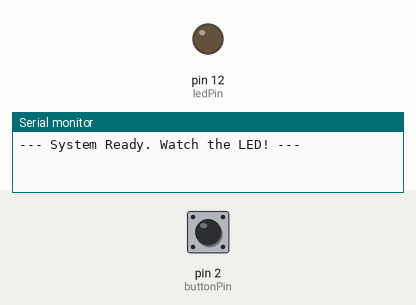
The sketch below on a simulated Arduino Uno, built with avr-gcc and run on an emulated ATmega328P. Shown: output pins drawn as LEDs (lit = HIGH), the last lines printed to the serial monitor. Dashed ring = blinking. The test bench sets the inputs (shaded band); at power-on: pin 2 (buttonPin) HIGH. Random numbers use the default seed unless the sketch sets one.

Above: at 1.2 s.
1.3 s: pin 2 (buttonPin) pulled LOW for 0.15 s
At 1.55 s:
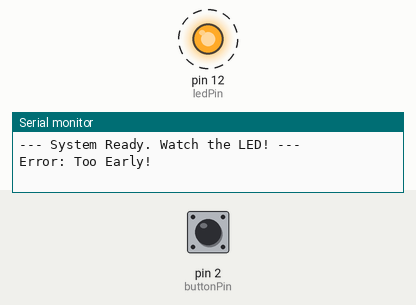
4.3 s: pin 2 (buttonPin) pulled LOW for 1 s
At 12.3 s:
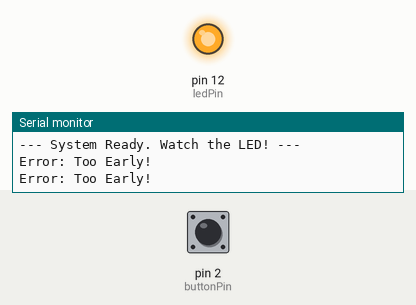
Timing chart, 0 to 13.3 s (numbered marks = the images above; inputs shaded):
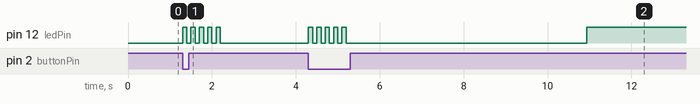

The sketch:

reaction.ino
```cpp
/* Arduino Reaction Timer for Statistics Class
   Connect Button to Pin 2 and GND.
*/

const int buttonPin = 2;
const int ledPin = 12;
int clicks = 0; // use to count clicks per cycle
void setup() {
  Serial.begin(9600);
  pinMode(ledPin, OUTPUT);
  // Internal pullup means 1 = Not Pressed, 0 = Pressed
  pinMode(buttonPin, INPUT_PULLUP);

  randomSeed(analogRead(0)); // Seed randomizer with noise
  Serial.println("--- System Ready. Watch the LED! ---");
}
void loop() {
  // 1. Wait Phase (Replaces delay with a monitor)
  digitalWrite(ledPin, LOW);

  // Pick a random wait time (e.g., 3000 to 7000 ms)
  long randomWait = random(3000, 7000);
  long startWait = millis();

  bool falseStart = false;

  // LOOP: Keep checking time until the randomWait is over
  while(millis() - startWait < randomWait) {
    // If they press the button NOW, it's a cheat!
    if(digitalRead(buttonPin) == LOW) {
      falseStart = true;
      break; // Exit the wait loop early
    }
  }

  // 2. Handle False Start (The Punishment)
  if (falseStart) {
    Serial.println("Error: Too Early!");
    // Blink LED fast to shame them
    for(int i=0; i<5; i++) {
        digitalWrite(ledPin, HIGH); delay(100);
        digitalWrite(ledPin, LOW); delay(100);
    }
    delay(1000); // Penalty wait
    return; // RESTART the entire loop immediately
  }

  // 3. The Real Test (Only happens if no false start)
  digitalWrite(ledPin, HIGH);
  unsigned long startTime = millis();

  // Wait for press
  while (digitalRead(buttonPin) == HIGH) {
     // Waiting for reaction...
  }

  unsigned long reactionTime = millis() - startTime;
  digitalWrite(ledPin, LOW);

  // 4. Send Clean Data
  if (reactionTime > 100 && reactionTime < 1000) {
      Serial.println(reactionTime);
  } else {
      Serial.println("Error");
  }

  delay(2000); // Cooldown
}
```
